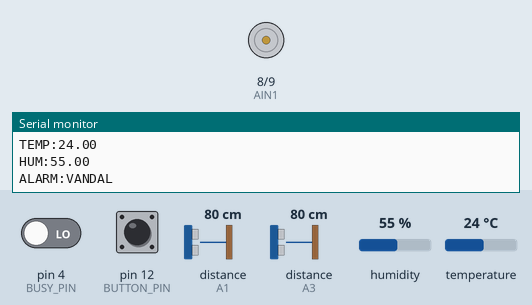
The sketch below on a simulated Arduino Uno, built with avr-gcc and run on an emulated ATmega328P. On the bench: motor-driver pin pairs drawn as motors (green arrow = first pin HIGH = forward, orange = second pin HIGH = backward, longer = more drive, scaled by the enable pin), the last lines printed to the serial monitor. The inputs (shaded band) are chosen by the test bench; at power-on: distance to the obstacle (sensors on A1, A3) 80 cm, temperature 24 °C, pin 12 (BUTTON_PIN) HIGH, pin 4 (BUSY_PIN) LOW, humidity 55 %. The echo pulse lasts 58.3 µs per cm; EEPROM starts erased; the audio player accepts every command and is not drawn.

Above: at 17.1 s.
17.2 s: distance to the obstacle (sensor on A1) set to 21 cm
18.7 s: distance to the obstacle (sensor on A1) set to 17 cm
At 20.3 s:
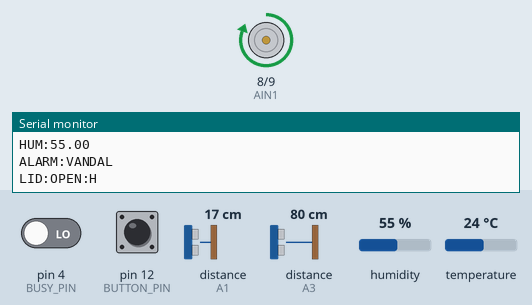
22.8 s: temperature set to 33 °C
At 26.1 s:
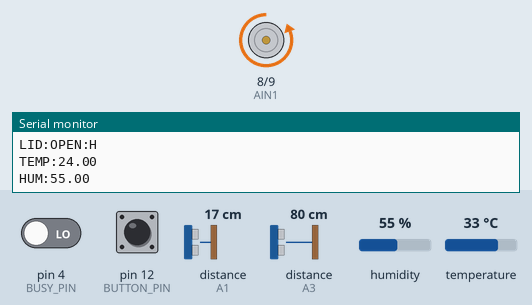
29.4 s: temperature set to 36 °C
36.3 s: pin 12 (BUTTON_PIN) pulled LOW for 1 s
41.3 s: distance to the obstacle (sensor on A3) set to 33 cm
45.5 s: distance to the obstacle (sensor on A3) set to 26 cm
Timing chart, 0 to 50.2 s (numbered marks = the images above; inputs shaded):
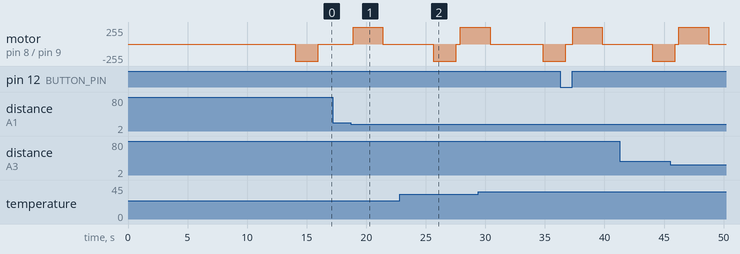

Measured:
- the behaviour switches between 20 and 19 cm on distance to the obstacle (sensor on A1) (found by bisection; images 0 and 1)
- after the input at 17.2 s, every drawn part: stays the same
- after the input at 18.7 s, motor on pin 8 (AIN1) / pin 9 (AIN2): stopped → forward 255/255 after 0.20 s, → stopped 2.5 s later

The sketch:

arduino_main.ino
```cpp
// ============================================================================
//  SMARTBIN (FrankenBin) — ARDUINO UNO firmware  (v3.3 base, Production Mode)
// ----------------------------------------------------------------------------
//  ROLE OF THIS BOARD: the "brain". The Arduino Uno runs all the real-time,
//  safety-critical logic as a 6-state finite-state machine (FSM):
//      IDLE -> OPENING -> OPEN -> CLOSING -> FULL_LOCKED / FIRE_ALARM
//  It reads the sensors, drives the lid motor, plays audio, and decides
//  everything that must happen FAST and must keep working even with no Wi-Fi.
//
//  IT DOES NOT TOUCH THE INTERNET. It only sends short text "events" over a
//  serial cable (pins 0/1) to the ESP8266 gateway, e.g. "ALARM:FIRE", "FILL:73".
//  The ESP8266 is the only board that talks to Wi-Fi / ThingSpeak / Telegram.
//
//  RELIABILITY: a hardware Watchdog Timer auto-restarts the board if the code
//  ever freezes (see ISR(WDT_vect) and the setup() watchdog block).
//
//  M2M LINK: Hardware Serial pins 0 (RX) / 1 (TX), cross-wired to the ESP8266,
//  9600 baud.  IMPORTANT: disconnect pins 0/1 before uploading firmware by USB
//  (the USB and pin-0/1 share the same serial line).
// ============================================================================

// ---- Libraries -------------------------------------------------------------
#include <SoftwareSerial.h>          // extra serial port (for the MP3 player)
#include <DFRobotDFPlayerMini.h>     // driver for the DFPlayer Mini audio module
#include <DHT.h>                      // driver for the DHT11 temperature sensor
#include <avr/wdt.h>                  // AVR hardware Watchdog Timer registers
#include <EEPROM.h>                   // tiny non-volatile memory (survives reset)

// ---- The six states the bin can be in (the FSM) ----------------------------
enum State { IDLE, OPENING, OPEN, CLOSING, FULL_LOCKED, FIRE_ALARM };
State currentState = IDLE;            // we start in IDLE (waiting for a user)

// ---- Pin map (which component is wired to which Arduino pin) ----------------
const int TRIG_1 = A0; const int ECHO_1 = A1;   // ultrasonic #1: FRONT (detects an approaching user)
const int TRIG_2 = A2; const int ECHO_2 = A3;   // ultrasonic #2: INNER (fill level + anti-pinch)
const int AIN1 = 8; const int AIN2 = 9; const int PWMA = 5;  // TB6612FNG motor driver -> lid actuator (AIN1/AIN2 = direction, PWMA = speed)
const int BUTTON_PIN = 12; const int BUSY_PIN = 4; const int DHT_PIN = 7;  // push button; DFPlayer BUSY (LOW = playing); DHT11 data
const int DF_RX = 10; const int DF_TX = 11;     // SoftwareSerial pins to the DFPlayer Mini

// ---- Objects for the audio and climate modules -----------------------------
SoftwareSerial mp3Serial(DF_TX, DF_RX);   // software serial port for the MP3 player
DFRobotDFPlayerMini myMP3;                // the MP3 player itself

#define DHTTYPE DHT11                      // we use a DHT11 (not DHT22)
DHT dht(DHT_PIN, DHTTYPE);                 // the temperature/humidity sensor

// ---- Tunable thresholds (distances are in centimetres) ---------------------
const int OPEN_DIST = 20;        // front sensor: a hand closer than 20 cm opens the lid
const int HOLD_DIST = 30;        // inner sensor: object within 30 cm keeps the lid open
const int FULL_DIST = 6;         // 6 cm or less of free space = the bin is full
const int EMPTY_BIN_DIST = 22;   // distance to the bottom of an EMPTY bin (calibration)
const int PINCH_DIST = 3;        // anti-pinch: object within 3 cm while closing = reverse
const int CLOSE_DELAY = 1000;    // wait 1 s after the zone is clear before closing

// ---- Runtime state variables ----------------------------------------------
unsigned long zoneClearTime = 0; bool timerStarted = false;   // timing for the auto-close delay
bool isFull = false; bool isMuted = false;                    // bin-full flag; audio muted flag
int currentVolume = 25; int currentWelcomeTrack = 2; int currentAngryTrack = 6;  // volume + which audio clip plays next
unsigned long lastSecurityCheck = 0; const unsigned long SECURITY_INTERVAL = 5000;  // run the climate/tamper check every 5 s

// ---- Fire cool-down (stops the alarm re-firing on the sensor's heat lag) ----
bool isFireCooldown = false; unsigned long fireCooldownStart = 0;
const unsigned long FIRE_COOLDOWN_TIME = 180000;   // 180000 ms = 3 minutes

// ---- Who triggered the last lid opening (sent to the gateway for the log) ---
//  'H' = hand/sensor, 'T' = Telegram, 'P' = physical button, 'U' = unknown/none
char triggerSource = 'U';

// ============================================================================
//  WATCHDOG INTERRUPT  (the self-recovery safety net)
//  If the main program ever freezes, the watchdog fires this routine. We mark
//  a "crash happened" flag in EEPROM, then force a clean HARDWARE reset so the
//  bin restarts itself with no human needed.
// ============================================================================
ISR(WDT_vect) {
  EEPROM.write(0, 1);              // remember that this restart was caused by a crash
  WDTCSR = (1<<WDCE) | (1<<WDE);   // unlock the watchdog control register
  WDTCSR = (1<<WDE);              // switch watchdog to "reset" mode...
  while(1);                        // ...and hang here so it forces the reset
}

// ============================================================================
//  SETUP  (runs once at power-on / after every reset)
// ============================================================================
void setup() {
  Serial.begin(9600);             // hardware serial = the M2M link to the ESP8266
  mp3Serial.begin(9600);          // software serial = the MP3 player
  dht.begin();                    // start the temperature sensor

  // Configure every pin as input or output
  pinMode(TRIG_1, OUTPUT); pinMode(ECHO_1, INPUT);
  pinMode(TRIG_2, OUTPUT); pinMode(ECHO_2, INPUT);
  pinMode(AIN1, OUTPUT);   pinMode(AIN2, OUTPUT);
  pinMode(PWMA, OUTPUT);
  pinMode(BUTTON_PIN, INPUT_PULLUP); pinMode(BUSY_PIN, INPUT);  // button uses internal pull-up (pressed = LOW)

  // Did we restart because of a crash? Read the flag, then clear it for next time.
  bool wasCrash = (EEPROM.read(0) == 1);
  EEPROM.write(0, 0);
  delay(1500);                    // give the modules time to power up

  // Start the audio module. begin(serial, ack=true, reset=false): reset=false
  // is deliberate — resetting the DFPlayer here made it unreliable.
  if (myMP3.begin(mp3Serial, true, false)) {
    myMP3.volume(currentVolume);
    delay(500);
    if (!wasCrash) {              // only play the boot jingle on a NORMAL start...
      myMP3.playMp3Folder(1);    // ...so a silent crash-recovery is invisible to the public
      delay(1500);
      unsigned long waitFinish = millis();
      while(digitalRead(BUSY_PIN) == LOW && millis() - waitFinish < 10000) { delay(50); }  // wait until the clip ends (BUSY HIGH)
    }
  }

  // Safety close on boot: drive the lid shut, but watch for a trapped hand.
  digitalWrite(AIN1, LOW); digitalWrite(AIN2, HIGH); analogWrite(PWMA, 255);  // motor = closing direction, full speed
  unsigned long startClose = millis();
  bool startupInterrupted = false;

  while (millis() - startClose < 1900) {          // run the motor for up to 1.9 s
    long dist2 = getDistance(TRIG_2, ECHO_2);     // check the inner sensor
    if (dist2 > 0 && dist2 < PINCH_DIST) {        // something is in the way!
      startupInterrupted = true;
      break;                                       // stop closing immediately
    }
    delay(10);
  }

  actuatorStop();                 // cut motor power

  // Arm the watchdog in INTERRUPT mode (~8 s). cli()/sei() disable/enable
  // interrupts so the register write is not corrupted half-way.
  cli();
  wdt_reset();
  WDTCSR |= (1<<WDCE) | (1<<WDE);                       // enable change
  WDTCSR = (1<<WDIE) | (1<<WDE) | (1<<WDP3) | (1<<WDP0); // interrupt mode + ~8 s timeout
  sei();

  Serial.println(F("SYS:BOOT"));  // tell the gateway "I just rebooted" -> it resyncs its state

  // If a hand interrupted the boot-close, open instead of sitting idle.
  if (startupInterrupted) {
    currentState = OPENING;
    triggerSource = 'U';
  } else {
    currentState = IDLE;
  }
}

// ============================================================================
//  COMMANDS FROM THE GATEWAY  (single letters arriving over the serial link)
//  The ESP8266 sends one character; this decodes it into an action.
// ============================================================================
void processCommand(char cmd) {
  if (cmd == '+') {                         // volume UP
    isMuted = false;                        // changing volume un-mutes
    currentVolume = constrain(currentVolume + 2, 0, 30);   // keep within 0..30
    myMP3.volume(currentVolume);
    Serial.print(F("VOL:")); Serial.println(map(currentVolume, 0, 30, 0, 100));  // report volume back as 0..100 %
  }
  if (cmd == '-') {                         // volume DOWN
    isMuted = false;                        // changing volume un-mutes
    currentVolume = constrain(currentVolume - 2, 0, 30);
    myMP3.volume(currentVolume);
    Serial.print(F("VOL:")); Serial.println(map(currentVolume, 0, 30, 0, 100));
  }
  if (cmd == 'm') {                         // toggle MUTE
    isMuted = !isMuted;
    if (isMuted) { myMP3.volume(0); } else { myMP3.volume(currentVolume); }
  }
  if (cmd == 'o' && currentState != FIRE_ALARM) {   // remote OPEN (ignored during a fire)
    triggerSource = 'T';                    // 'T' = opened from Telegram
    currentState = OPENING;
  }
  if ((cmd == 'c' || cmd == 'o') && currentState == FIRE_ALARM) {  // CLEAR a fire alarm (open + cool down); Telegram Open clears too
    myMP3.stop();
    if (isMuted) myMP3.volume(0); else myMP3.volume(currentVolume);
    triggerSource = 'T';
    currentState = OPENING;
    isFireCooldown = true; fireCooldownStart = millis();   // start the 3-min cool-down
    Serial.println(F("SYS:COOLDOWN"));
  }
  if (cmd == 'F') {            // hidden self-test: drive the real fire-alarm path
    triggerFireAlarm();
  }
  if (cmd == 'r') {           // remote software reset of THIS board
    myMP3.stop();
    void (*resetFunc)(void) = 0;   // a function pointer to address 0...
    resetFunc();                    // ...calling it jumps to the reset vector
  }
}

// ============================================================================
//  MAIN LOOP  (runs forever; this is the heart of the FSM)
// ============================================================================
void loop() {
  wdt_reset();                    // "pet" the watchdog every loop so it knows we're alive

  if (Serial.available() > 0) {   // a command arrived from the gateway?
    processCommand(Serial.read());
  }

  // ---- Physical button handling (behaviour depends on the current state) ----
  if (checkButton()) {
    if (currentState == FIRE_ALARM) {        // button during a fire = clear it + cool down
      myMP3.stop();
      if (isMuted) myMP3.volume(0); else myMP3.volume(currentVolume);
      triggerSource = 'P';
      currentState = OPENING;
      isFireCooldown = true; fireCooldownStart = millis();
      Serial.println(F("SYS:COOLDOWN"));
    }
    else if (currentState == IDLE || currentState == CLOSING || currentState == FULL_LOCKED) {
      myMP3.stop();                          // button when idle/closing/locked = open
      triggerSource = 'P';
      currentState = OPENING;
    }
    else if (currentState == OPEN) { zoneClearTime = millis(); timerStarted = true; }  // button while open = restart close timer
  }

  // ---- Periodic climate + tamper check (also runs during a fire so the
  //      heartbeat keeps flowing; the fire re-trigger itself is guarded) ------
  if (millis() - lastSecurityCheck >= SECURITY_INTERVAL) {
    performSecurityCheck(); lastSecurityCheck = millis();
  }

  // ---- The finite-state machine -------------------------------------------
  switch (currentState) {
    case IDLE: {                                   // waiting; watch the front sensor
      long dist1 = getDistance(TRIG_1, ECHO_1);
      if (dist1 > 0 && dist1 < OPEN_DIST) {        // a user is close -> open
        triggerSource = 'H';
        currentState = OPENING;
      }
      delay(150); break;
    }

    case OPENING: {                                // actively raising the lid
      Serial.print(F("LID:OPEN:"));                // tell the gateway the lid opened...
      Serial.println(triggerSource);               // ...and who/what triggered it
      triggerSource = 'U';
      digitalWrite(AIN1, HIGH); digitalWrite(AIN2, LOW); analogWrite(PWMA, 255);  // motor = opening direction
      delay(2500); actuatorStop(); currentState = OPEN; timerStarted = false;     // open for 2.5 s, then hold
      if (!isMuted) {                              // play a friendly welcome clip (the "nudge")
        myMP3.playMp3Folder(currentWelcomeTrack);
        currentWelcomeTrack++; if (currentWelcomeTrack > 4) currentWelcomeTrack = 2;  // cycle clips 2..4
      }
      break;
    }

    case OPEN: {                                   // lid is up; decide when to close
      long dist2 = getDistance(TRIG_2, ECHO_2);
      if (dist2 > 0 && dist2 < HOLD_DIST) { timerStarted = false; }  // someone still using it -> keep open
      else {
        if (!timerStarted) { zoneClearTime = millis(); timerStarted = true; }   // zone just cleared -> start timer
        if (millis() - zoneClearTime >= CLOSE_DELAY) {                           // 1 s elapsed...
          if (digitalRead(BUSY_PIN) == HIGH || millis() - zoneClearTime >= 4000) {  // ...and audio finished (or 4 s safety cap)
            currentState = CLOSING;
          }
        }
      }
      delay(150); break;
    }

    case CLOSING: {                                // lowering the lid WITH active anti-pinch
      digitalWrite(AIN1, LOW); digitalWrite(AIN2, HIGH); analogWrite(PWMA, 255);  // motor = closing direction
      unsigned long startClose = millis(); bool interrupted = false;

      while(millis() - startClose < 1900) {        // close for up to 1.9 s
        if (checkButton()) { interrupted = true; break; }       // button pressed -> abort close
        long dist2 = getDistance(TRIG_2, ECHO_2);
        if (dist2 > 0 && dist2 < PINCH_DIST) {     // ANTI-PINCH: a hand is within 3 cm
          interrupted = true;
          break;                                    // stop and re-open
        }
        delay(10);
      }

      actuatorStop();

      if (interrupted) {                            // something blocked the close -> re-open
        triggerSource = 'H';
        currentState = OPENING;
        break;
      }

      if (checkIfBinIsFull()) {                     // closed OK -> is it now full?
        isFull = true;
        Serial.println(F("ALARM:FULL")); Serial.println(F("LID:CLOSED"));  // tell the gateway: full + closed
        currentState = FULL_LOCKED;
      } else {
        isFull = false;
        Serial.println(F("LID:CLOSED")); currentState = IDLE;              // tell the gateway: closed, back to idle
      }
      break;
    }

    case FULL_LOCKED: {                            // bin is full; lid stays shut
      long dist1 = getDistance(TRIG_1, ECHO_1);
      if (dist1 > 0 && dist1 < OPEN_DIST && !isMuted) {   // someone approaches -> play an "I'm full" clip
        myMP3.playMp3Folder(currentAngryTrack);
        currentAngryTrack++; if (currentAngryTrack > 8) currentAngryTrack = 6;  // cycle clips 6..8
        unsigned long busyWait = millis(); delay(500);
        while(digitalRead(BUSY_PIN) == LOW && millis() - busyWait < 5000) { delay(50); }  // wait for the clip to finish
      }
      delay(150); break;
    }

    case FIRE_ALARM: {                             // fire detected; keep the siren going
      if (digitalRead(BUSY_PIN) == HIGH) { myMP3.playMp3Folder(9); delay(500); }  // replay the alarm clip when it ends
      break;
    }
  }
}

// ============================================================================
//  FIRE ALARM  (the deliberate "seal the lid" safety inversion)
//  Called from the climate check (>=35 C) or the hidden /firetest command.
// ============================================================================
void triggerFireAlarm() {
  Serial.println(F("ALARM:FIRE"));                 // tell the gateway -> broadcast alert to all users
  bool needsClosing = (currentState == OPEN || currentState == OPENING || currentState == CLOSING);  // is the lid open right now?
  myMP3.volume(30); myMP3.playMp3Folder(9); currentState = FIRE_ALARM;   // full volume siren (ignores mute), enter fire state
  delay(2000);
  if (needsClosing) {                              // if the lid was open, SEAL it to starve the fire of oxygen
    digitalWrite(AIN1, LOW); digitalWrite(AIN2, HIGH); analogWrite(PWMA, 255);
    delay(1900); actuatorStop();
  }
}

// ============================================================================
//  PERIODIC CHECK  (temperature -> fire, and tamper/vandalism detection)
// ============================================================================
void performSecurityCheck() {
  float t = dht.readTemperature();
  float h = dht.readHumidity();

  if (isnan(t)) return;                            // bad read -> skip this cycle

  Serial.print(F("TEMP:")); Serial.println(t);     // stream temperature to the gateway (-> ThingSpeak)
  if (!isnan(h)) {
    Serial.print(F("HUM:")); Serial.println(h);    // stream humidity too
  }

  if (isFireCooldown) {                            // recently cleared a fire? wait out the 3-min cool-down
    if (millis() - fireCooldownStart < FIRE_COOLDOWN_TIME) return;
    else isFireCooldown = false;
  }

  if (t >= 35.0 && currentState != FIRE_ALARM) {   // FIRE THRESHOLD: 35 C (skip if already alarming)
    triggerFireAlarm();
  }

  // TAMPER / VANDALISM: when idle or locked, the inner sensor should "see" the
  // bin floor. A 999 (no echo) or a reading far past the floor means the lid
  // was removed or the bin was tampered with.
  if (currentState == IDLE || currentState == FULL_LOCKED) {
    long d2 = getDistance(TRIG_2, ECHO_2);
    if (d2 == 999 || d2 > EMPTY_BIN_DIST + 20) { Serial.println(F("ALARM:VANDAL")); }
  }
}

// ============================================================================
//  FILL MEASUREMENT  (averages 3 reads, maps distance -> percentage)
// ============================================================================
bool checkIfBinIsFull() {
  long sumDistance = 0; int validMeasurements = 0;
  for (int i = 0; i < 3; i++) {                    // take 3 readings to reduce noise
    long d = getDistance(TRIG_2, ECHO_2);
    if (d > 0 && d < EMPTY_BIN_DIST + 10) { sumDistance += d; validMeasurements++; }  // ignore obviously wrong reads
    delay(50);
  }
  if (validMeasurements == 0) return false;        // no good reads -> assume not full
  long averageDistance = sumDistance / validMeasurements;
  // Map distance to a 0..100 % fill: EMPTY_BIN_DIST = 0 %, FULL_DIST = 100 %.
  int fillPercent = map(averageDistance, EMPTY_BIN_DIST, FULL_DIST, 0, 100);
  fillPercent = constrain(fillPercent, 0, 100);
  Serial.print(F("FILL:")); Serial.println(fillPercent);   // stream fill % to the gateway
  return (fillPercent >= 90 || averageDistance <= FULL_DIST);   // "full" at 90 % or more
}

// ---- Stop the lid motor (both directions off, speed 0) ---------------------
void actuatorStop() { digitalWrite(AIN1, LOW); digitalWrite(AIN2, LOW); analogWrite(PWMA, 0); }

// ============================================================================
//  ULTRASONIC DISTANCE  (HC-SR04: send a 10 us pulse, time the echo)
//  Returns distance in cm, or 999 if no echo came back (timeout).
// ============================================================================
long getDistance(int trigPin, int echoPin) {
  digitalWrite(trigPin, LOW); delayMicroseconds(2);
  digitalWrite(trigPin, HIGH); delayMicroseconds(10);   // 10 us trigger pulse
  digitalWrite(trigPin, LOW);
  long duration = pulseIn(echoPin, HIGH, 30000);        // measure echo time (30 ms timeout)
  if (duration == 0) return 999;                        // no echo -> "very far / error"
  return duration / 58;                                 // convert microseconds to centimetres
}

// ============================================================================
//  BUTTON READ  (debounced; returns true once per press)
// ============================================================================
bool checkButton() {
  if (digitalRead(BUTTON_PIN) == LOW) {            // pressed (pull-up: LOW = pressed)
    delay(50);                                      // debounce wait
    if (digitalRead(BUTTON_PIN) == LOW) {           // still pressed -> a real press
      unsigned long btnWait = millis();
      while(digitalRead(BUTTON_PIN) == LOW && millis() - btnWait < 2000) { delay(10); }  // wait for release (max 2 s)
      return true;
    }
  }
  return false;
}
```
